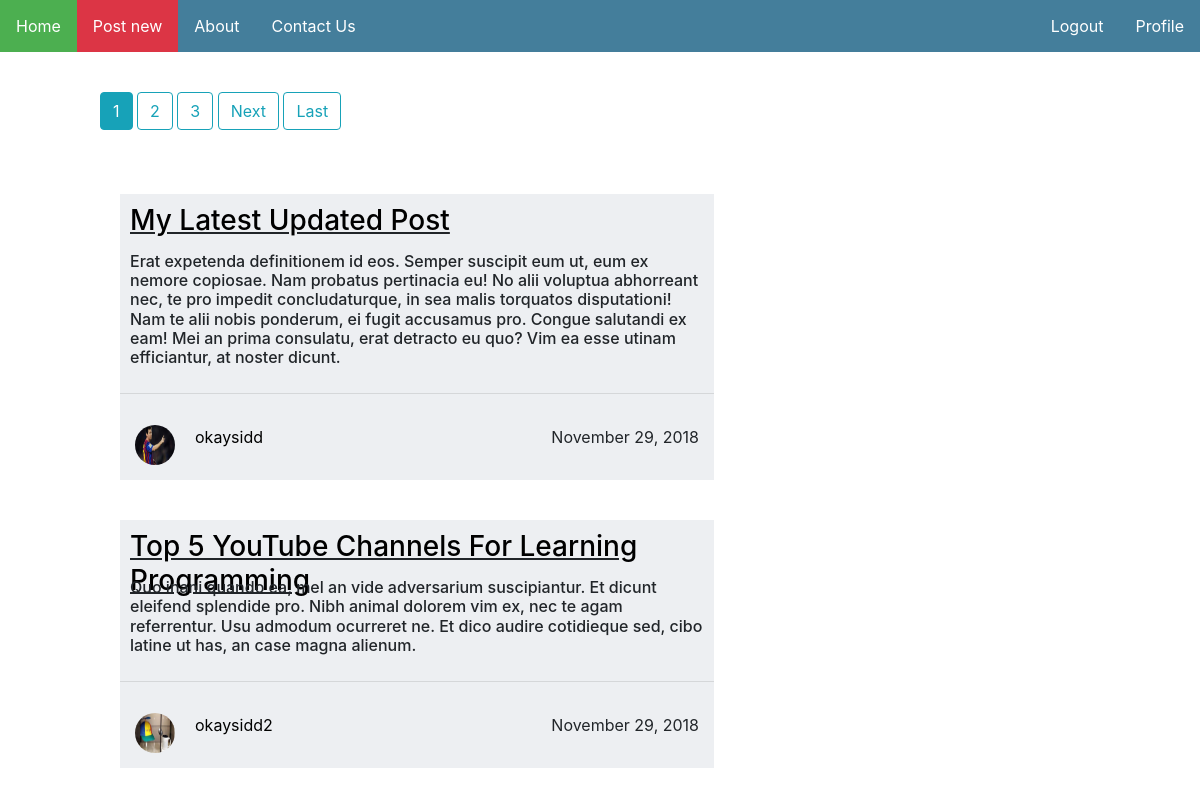
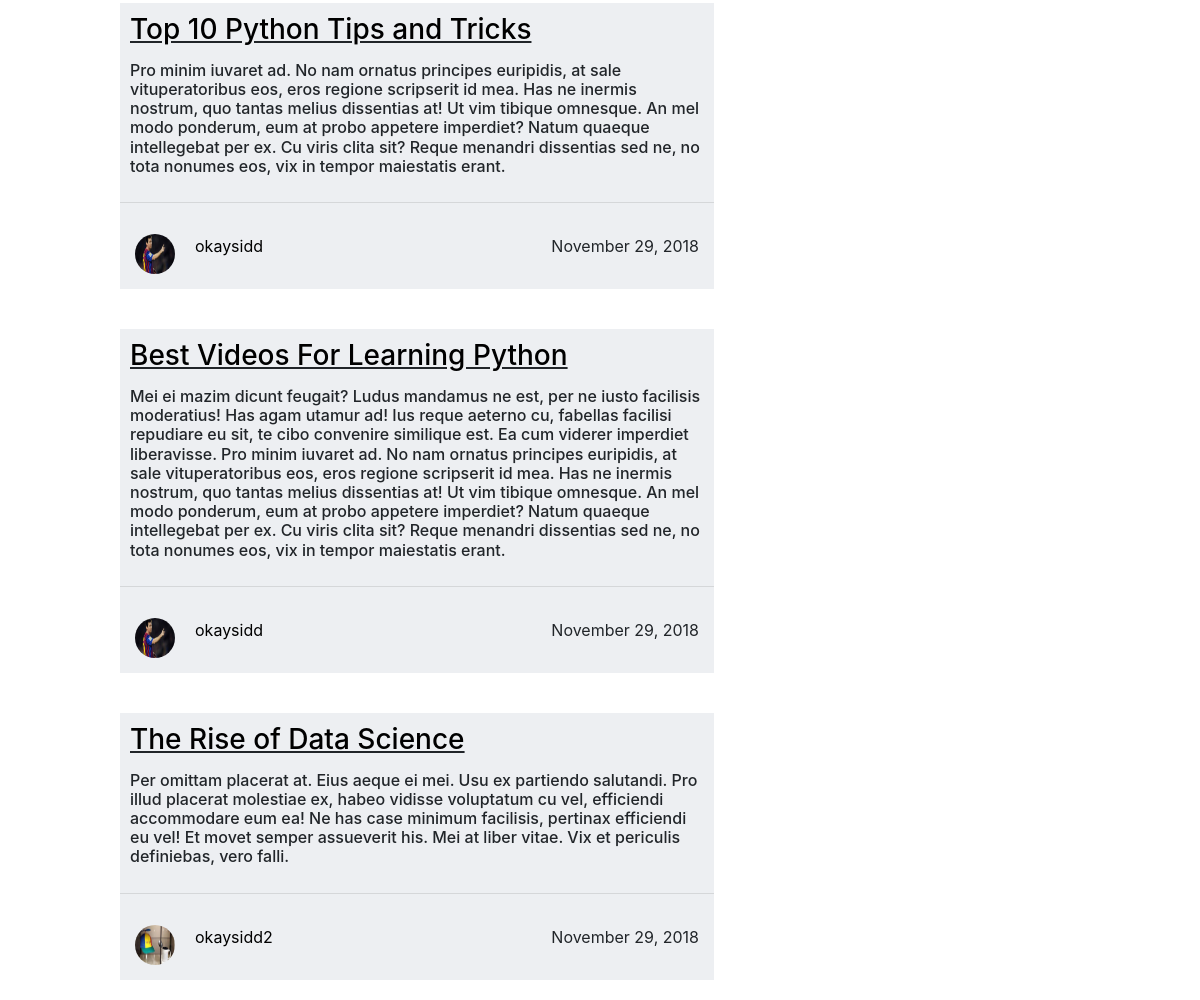
The app's page / (signed in) with its own data (2 pictures, top to bottom).
### blog/models.py (models this page shows, shortened)
class Post(models.Model):
    title = models.CharField(max_length=100)
    content = models.TextField()
    date_posted = models.DateTimeField(auto_now_add=True)
    author = models.ForeignKey(User, on_delete=models.CASCADE)

### users/models.py (models this page shows, shortened)
class Profile(models.Model):
    user = models.OneToOneField(User, on_delete=models.CASCADE)
    image = models.ImageField(default='default.jpeg', upload_to='profile_pics')

### blog/views.py (the view)
# urls.py: path('', PostListView.as_view(), name='blog_home'),
class PostListView(ListView):
    model = Post
    template_name = 'blog/home.html'
    context_object_name = 'posts'
    ordering = ['-date_posted']
    paginate_by = 5

### blog/templates/blog/home.html (shortened to what this page needs)
{% extends "blog/base.html" %}
{% block content %}
	<div style="margin-left: 100px; margin-top: 40px; margin-bottom: 20px; width: 55%; float:left;">
		{% if is_paginated %}
			{% for num in page_obj.paginator.page_range %}
				{% if page_obj.number == num %}
					<a class="btn btn-info mb-4" href="?page={{ num }}">{{ num }}</a>
				{% elif num > page_obj.number|add:'-3' and num < page_obj.number|add:'3' %}
					<a class="btn btn-outline-info mb-4" href="?page={{ num }}">{{ num }}</a>
				{% endif %}
			{% endfor %}
			{% if page_obj.has_next %}
				<a class="btn btn-outline-info mb-4" href="?page={{ page_obj.next_page_number }}">Next</a>
				<a class="btn btn-outline-info mb-4" href="?page={{ page_obj.paginator.num_pages }}">Last</a>
			{% endif %}
		{% endif %}
	</div>
	{% for post in posts %}
		<div class="clearfix" style="margin-left: 100px; width: 55%; float:left;">
		  <div class="box" style="float:left; background-color:#edeff2; width: 90%;">
		    <h3 align="left" style="height: 40px;"><a style="color: black;" href="{% url 'post_detail' post.id %}">{{ post.title }}</a></h3>
		    <h6 style="font-size: 16px;">{{ post.content }}</h6>
		    <hr>
		    <div style="width: 100%; height: auto; overflow: hidden; padding: 15px">
		      <a href="{% url 'user_posts' post.author.username %}">
	              <img class="rounded-circle" style="float: left; width:40px; height:40px;" src="{{ post.author.profile.image.url }}">
	           </a>
            <div style="width: 65%; float: left; padding-left: 20px;">
                <a style="color: black;" href="{% url 'user_posts' post.author.username %}">{{ post.author }}</a>
            </div>
		      <div style="float: right;">{{ post.date_posted|date:'F d, Y' }}</div>
		    </div>
		  </div>
		</div>
	{% endfor %}
{% endblock content %}

### blog/static/blog/main.css (style rules this page uses)
body { margin: 0; }
* { box-sizing: border-box; }
.box { margin: 20px; float: left; }
.clearfix::after { content: ""; clear: none; display: table; margin: auto; padding: 10px; }
h3, p, h5, h6 { padding: 10px; }
h3 { text-decoration: underline; }

### records on screen
Post: title "My Latest Updated Post", content "Erat expetenda definitionem id eos. Semper suscipit eum ut, eum ex nemore copiosae. Nam probatus pertinacia eu! No alii voluptua abhorreant nec, te pro impedit concludaturque, in sea malis torquatos disputationi! Nam te alii nobis ponderum, ei fugit accusamus pro. Congue salutandi ex eam! Mei an prima consulatu, erat detracto eu quo? Vim ea esse utinam efficiantur, at noster dicunt.", author.profile.image (picture), author "okaysidd", date_posted "November 29, 2018"
Post: title "Top 5 YouTube Channels For Learning Programming", content "Quo inani quando ea, mel an vide adversarium suscipiantur. Et dicunt eleifend splendide pro. Nibh animal dolorem vim ex, nec te agam referrentur. Usu admodum ocurreret ne. Et dico audire cotidieque sed, cibo latine ut has, an case magna alienum.", author.profile.image (picture), author "okaysidd2", date_posted "November 29, 2018"
Post: title "Top 10 Python Tips and Tricks", content "Pro minim iuvaret ad. No nam ornatus principes euripidis, at sale vituperatoribus eos, eros regione scripserit id mea. Has ne inermis nostrum, quo tantas melius dissentias at! Ut vim tibique omnesque. An mel modo ponderum, eum at probo appetere imperdiet? Natum quaeque intellegebat per ex. Cu viris clita sit? Reque menandri dissentias sed ne, no tota nonumes eos, vix in tempor maiestatis erant.", author.profile.image (picture), author "okaysidd", date_posted "November 29, 2018"
Post: title "Best Videos For Learning Python", content "Mei ei mazim dicunt feugait? Ludus mandamus ne est, per ne iusto facilisis moderatius! Has agam utamur ad! Ius reque aeterno cu, fabellas facilisi repudiare eu sit, te cibo convenire similique est. Ea cum viderer imperdiet liberavisse. Pro minim iuvaret ad. No nam ornatus principes euripidis, at sale vituperatoribus eos, eros regione scripserit id mea. Has ne inermis nostrum, quo tantas melius dissentias at! Ut vim tibique omnesque. An mel modo ponderum, eum at probo appetere imperdiet? Natum quaeque intellegebat per ex. Cu viris clita sit? Reque menandri dissentias sed ne, no tota nonumes eos, vix in tempor maiestatis erant.", author.profile.image (picture), author "okaysidd", date_posted "November 29, 2018"
Post: title "The Rise of Data Science", content "Per omittam placerat at. Eius aeque ei mei. Usu ex partiendo salutandi. Pro illud placerat molestiae ex, habeo vidisse voluptatum cu vel, efficiendi accommodare eum ea! Ne has case minimum facilisis, pertinax efficiendi eu vel! Et movet semper assueverit his. Mei at liber vitae. Vix et periculis definiebas, vero falli.", author.profile.image (picture), author "okaysidd2", date_posted "November 29, 2018"

### other values on screen
{{ num }} "1"
{{ num }} "2" "3"
